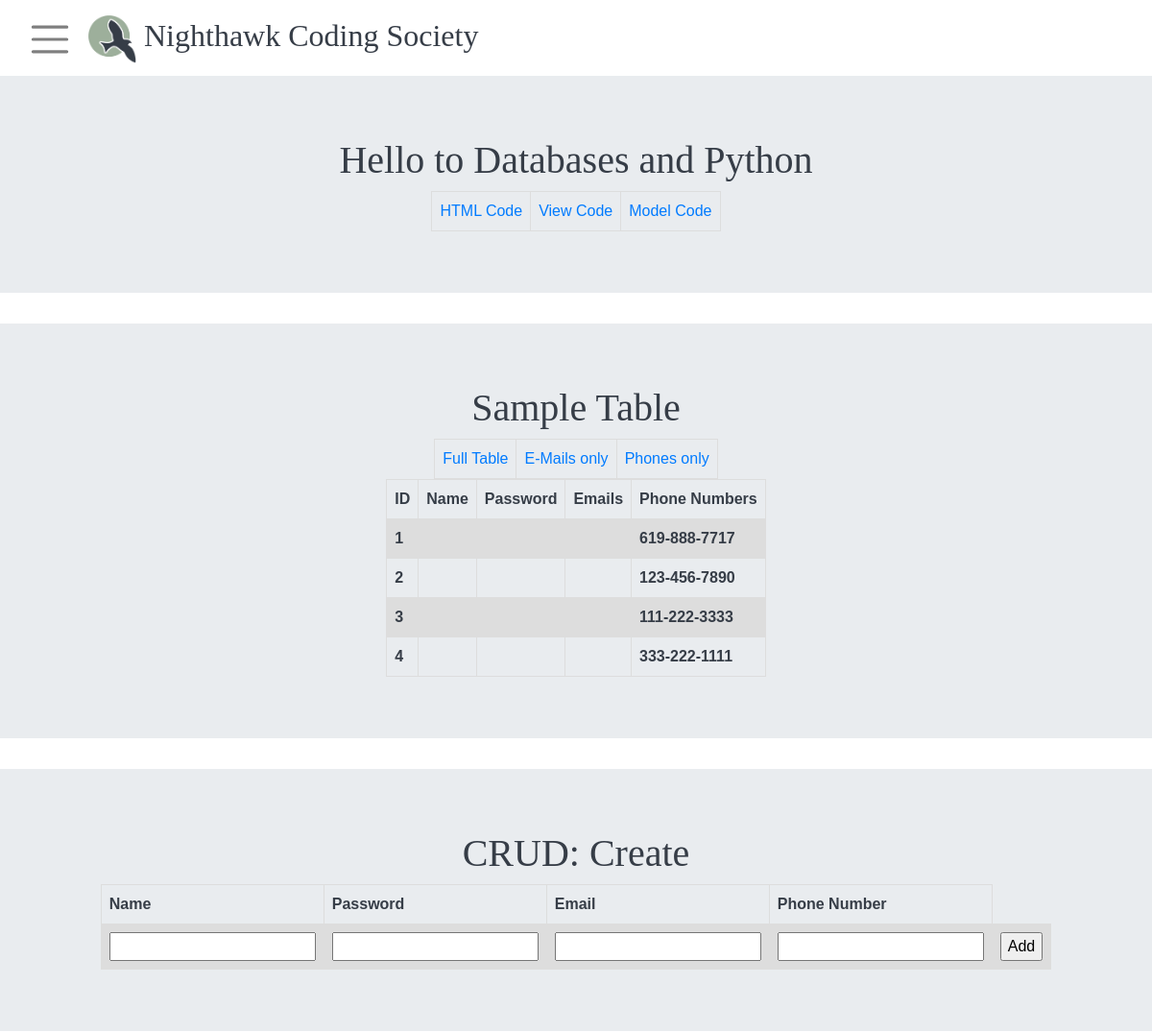
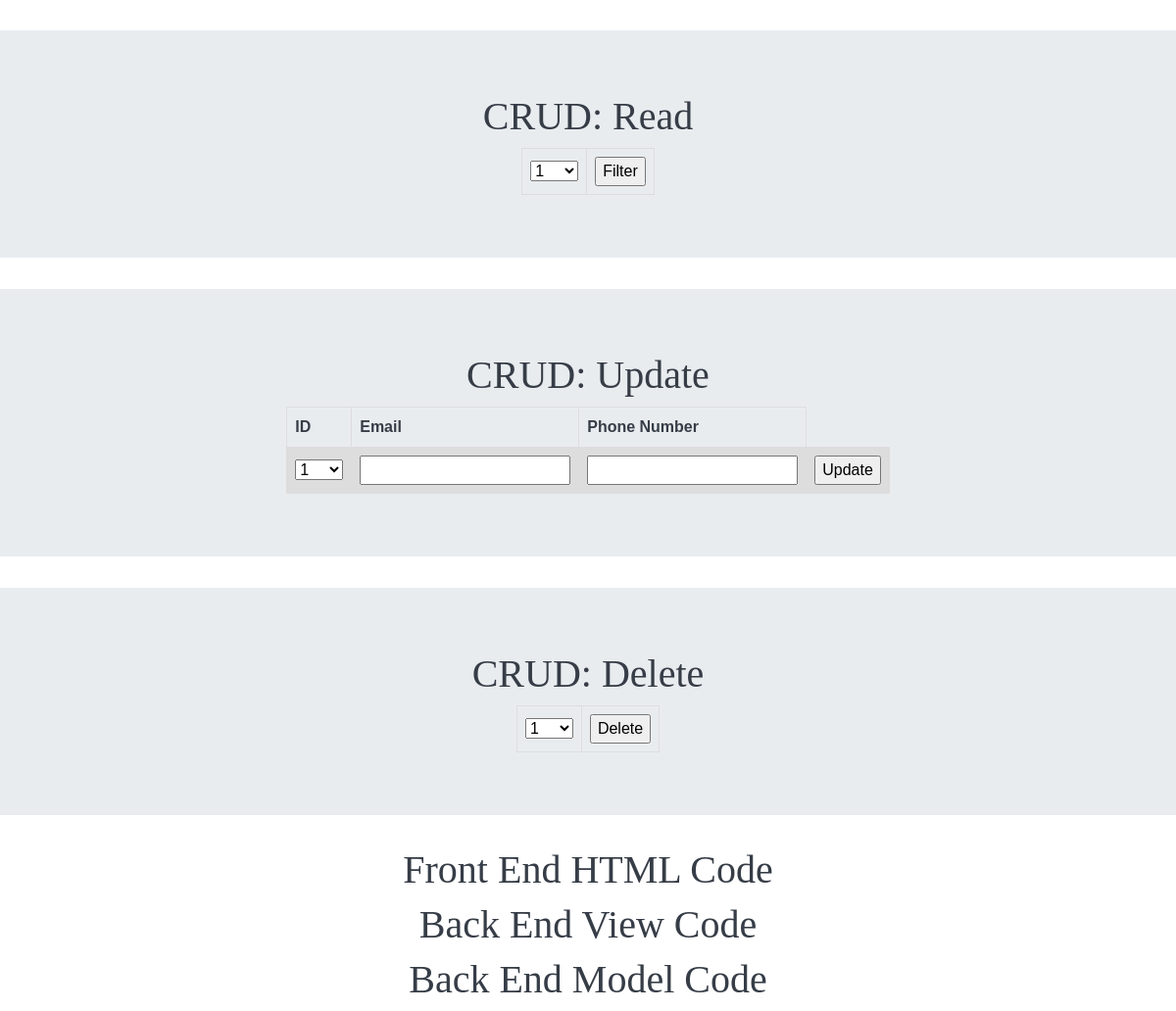
The page /pythondb/phones/ on the database its author committed (2 pictures, top to bottom).
### SqlAlchemyTest/pythondb/model.py (models this page shows)
class PhoneNumbers(db.Model):
    UserID = db.Column(db.Integer, primary_key=True)
    phone_number = db.Column(db.String(255), unique=True, nullable=False)

### SqlAlchemyTest/pythondb/view.py (the view)
@pythondb_bp.route('/phones/')
def phones():
    records = []
    phone_numbers = PhoneNumbers.query.all()
    for phone in phone_numbers:
        user_dict = {}
        user_dict['id'] = phone.UserID
        user_dict['phone_numbers'] = phone.phone_number
        records.append(user_dict)
    return render_template("pythondb/index.html", table=records, menu=menus)

### SqlAlchemyTest/pythondb/templates/pythondb/index.html (shortened to what this page needs)
<!DOCTYPE html>
{% extends "homesite/base.html" %}
{% block content %}
    <div class="jumbotron jumbotron-fluid" style="height: 50%; ">
        <div class="row justify-content-center">
            <div class="col-10" style="text-align: center;">
                <h1>Hello to Databases and Python</h1>
                <table id="links">
                    <tr>
                        <td><a href=#FE-HTML>HTML Code</a></td>
                        <td><a href=#BE-VIEW>View Code</a></td>
                        <td><a href=#BE-MODEL>Model Code</a></td>
                    </tr>
                </table>
            </div>
        </div>
    </div>
    <div class="jumbotron jumbotron-fluid" style="height: 50%; ">
        <div class="row justify-content-center">
            <div class="col-10" style="text-align: center;">
                <h1>Sample Table</h1>
            </div>
        </div>
        <div class="row courses-buttons justify-content-center">
            <table id="links">
            <tr>
                <td><a href={{url_for('.databases')}}>Full Table </a></td>
                <td><a href={{url_for('.emails')}}>E-Mails only</a></td>
                <td><a href={{url_for('.phones')}}>Phones only</a></td>
            </tr>
            </table>
        </div>
        <table>
            <tr>
                <th>ID</th>
                <th>Name</th>
                <th>Password</th>
                <th>Emails</th>
                <th>Phone Numbers</th>
            </tr>
            {% for row in table %}
                <tr>
                    <th>{{ row['id'] }}</th>
                    <th>{{ row['name'] }}</th>
                    <th>{{ row['password'] }}</th>
                    <th>{{ row['emails'] }}</th>
                    <th>{{ row['phone_numbers'] }}</th>
                </tr>
            {% endfor %}
        </table>
    </div>
    <div class="jumbotron jumbotron-fluid" style="height: 50%; ">
        <div class="row justify-content-center">
            <div class="col-10" style="text-align: center;">
                <h1>CRUD: Create</h1>
            </div>
        </div>
        <div class="row courses-buttons justify-content-center">
            <form method="POST" ID="myForm" action={{url_for('.create')}} >
                <table>
                    <tr>
                        <th>Name</th>
                        <th>Password</th>
                        <th>Email</th>
                        <th>Phone Number</th>
                    </tr>
                    <tr>
                        <th><input type="text" name="username"></th>
                        <th><input type="text" name="password"></th>
                        <th><input type="text" name="email"></th>
                        <th><input type="text" name="phone_number"></th>
                        <th><input type="submit" value="Add"></th>
                    </tr>
                </table>
            </form>
        </div>
    </div>
    <div class="jumbotron jumbotron-fluid" style="height: 50%; ">
        <div class="row justify-content-center">
            <div class="col-10" style="text-align: center;">
                <h1>CRUD: Read</h1>
            </div>
        </div>
        <div class="row courses-buttons justify-content-center">
            <form method="POST" ID="myForm" action={{url_for('.read')}} >
                <table id="links">
                    <tr><td><select name="ID">
                        <optgroup label="userid">
                            {%  for row in table: %}
                                <option label="{{ row['id'] }}">{{ row['id'] }}</option>
                            {% endfor %}
                        </optgroup>
                    </select></td>
                        <td><input type="submit" value="Filter"></td>
                    </tr>
                </table>
            </form>
        </div>
    </div>
    <div class="jumbotron jumbotron-fluid" style="height: 50%; ">
        <div class="row justify-content-center">
            <div class="col-10" style="text-align: center;">
                <h1>CRUD: Update</h1>
            </div>
        </div>
        <div class="row courses-buttons justify-content-center">
            <form method="POST" ID="myForm" action={{url_for('.update')}} >
                <table id="links">
                    <tr>
                        <th>ID</th>
                        <th>Email</th>
                        <th>Phone Number</th>
                    </tr>
                    <tr>
                        <td>
                        <select name="ID">
                            <optgroup label="userid">
                                {%  for row in table: %}
                                    <option label="{{ row['id'] }}">{{ row['id'] }}</option>
                                {% endfor %}
                            </optgroup>
                        </select>
                        </td>
                        <th><input type="text" name="email"></th>
                        <th><input type="text" name="phone_number"></th>
                        <th><input type="submit" value="Update"></th>
                    </tr>
                </table>
            </form>
        </div>
    </div>
    <div class="jumbotron jumbotron-fluid" style="height: 50%; ">
        <div class="row justify-content-center">
            <div class="col-10" style="text-align: center;">
                <h1>CRUD: Delete</h1>
            </div>
        </div>
        <div class="row courses-buttons justify-content-center">
            <form method="POST" ID="myForm" action={{url_for('.delete')}} >
                <table id="links">
                    <tr><td><select name="ID">
                        <optgroup label="userid">
                            {%  for row in table: %}
                                <option label="{{ row['id'] }}">{{ row['id'] }}</option>
                            {% endfor %}
                        </optgroup>
                    </select>
                    </td><td><input type="submit" value="Delete"></td></tr>
                </table>
            </form>
        </div>
    </div>
    <div align="center" >
        <h1 id="FE-HTML">Front End HTML Code</h1>
    </div>
    <div align="center" >
        <h1 id="BE-VIEW">Back End View Code</h1>
    </div>
    <div align="center" >
        <h1 id="BE-MODEL">Back End Model Code</h1>
    </div>
{% endblock %}

### SqlAlchemyTest/pythondb/templates/pythondb/index.html (style rules this page uses)
table { font-family: arial, sans-serif; border-collapse: collapse; margin-left: auto; margin-right: auto; }
td, th { border: 1px solid #dddddd; text-align: left; padding: 8px; }
tr:nth-child(even) { background-color: #dddddd; }

### SqlAlchemyTest/templates/homesite/base.html (style rules this page uses)
html { scroll-behavior: smooth; }
:root { --yellow: #f1d483; --green: #9daf9b; --purple: #a59aaf; --lblue: #6084a3; --dblue: #2b425b; --gray: #363d47; }
.row { margin: auto; }
body { animation: fadein 2s; -moz-animation: fadein 2s; -webkit-animation: fadein 2s; -o-animation: fadein 2s; }

### rows shown on the page
PhoneNumbers: id "1", phone_numbers "619-888-7717"
PhoneNumbers: id "2", phone_numbers "123-456-7890"
PhoneNumbers: id "3", phone_numbers "111-222-3333"
PhoneNumbers: id "4", phone_numbers "333-222-1111"

### other values the page prints
form field ID "1"
